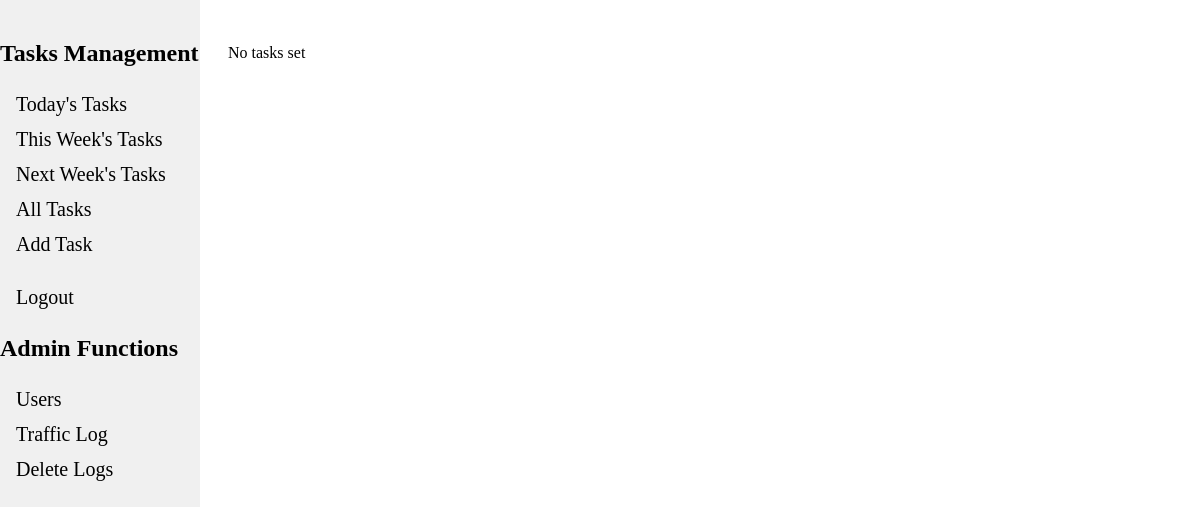
The app's page /list_tasks (signed in), older data.
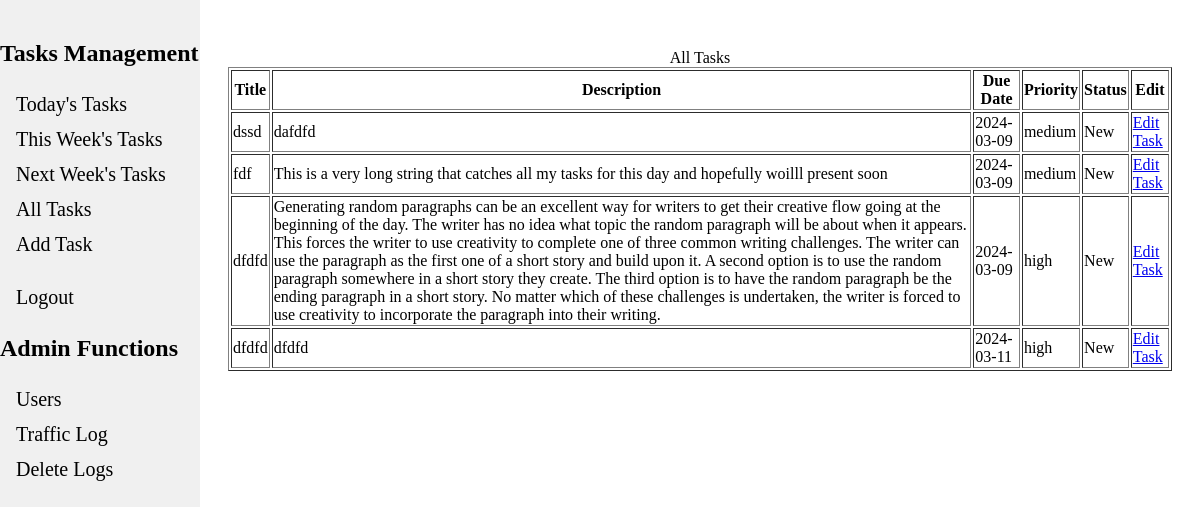
The same page, newer data.
### tables this page shows
CREATE TABLE tasks (
    id INTEGER PRIMARY KEY AUTOINCREMENT,
    user_id INTEGER KEY,
    title TEXT NOT NULL,
    description TEXT,
    due_date DATE,
    priority TEXT DEFAULT 'High',
    status TEXT DEFAULT 'New' /* Can be New, In Progress, Done, Abandoned */
);

### app.py (the view)
@app.route("/list_tasks", methods=["GET", "POST"]) #TODO:
@login_required
def list_tasks():
    form = view_task_form()
    user_id = str(session["user_id"])
    tasks = g.db.execute("""SELECT * FROM tasks WHERE user_id = ?;""", (user_id)).fetchall()
    if form.validate_on_submit():
        print('here')
    return render_template("view_task_form.html",tasks=tasks, form=form, caption='All Tasks')

### app.py (called while the page is built)
@app.before_request
def load_logged_in_user():
    g.user = session.get("user_id", None)
    session_email = session.get("email", None)
    g.is_admin = session.get('is_admin', None) # Could use to gate admin functions
    db = get_db()
    client_ip = request.remote_addr
    endpoint = request.endpoint
    time = datetime.now()
    g.db.execute("""INSERT INTO traffic_logs (time,ip_addr,user_email,endpoint) VALUES (?,?,?,?)""",
            (time,client_ip, session_email, endpoint))
    g.db.commit()

def login_required(view):
    @wraps(view)
    def wrapped_view(*args, **kwargs):
        if g.user is None:
            return redirect(url_for("login", next=request.url))
        return view(*args,**kwargs)
    return wrapped_view

### database.py (called while the page is built)
def get_db():
    if "db" not in g:
        g.db = sqlite3.connect(DATABASE, detect_types=sqlite3.PARSE_DECLTYPES)
        g.db.row_factory = sqlite3.Row
        return g.db

### templates/view_task_form.html (shortened to what this page needs)
{% extends "base.html" %}
{% block content %}
<form action="" method="POST" novalidate>
    {% if tasks %}
    <table border="1">
        <h1><caption>{{ caption }}</caption> </h1>
        <tr>
            <th>Title</th>
            <th>Description</th>
            <th>Due Date</th>
            <th>Priority</th>
            <th>Status</th>
            <th>Edit</th>
        </tr>
        {% for indivTask in tasks %}
        <tr>
            <td class="title">{{ indivTask['title'] }}  </td>
            <td>{{ indivTask['description'] }}</td>
            <td>{{ indivTask['due_date'] }}</td>
            <td>{{ indivTask['priority'] }}</td>
            <td>{{ indivTask['status'] }}</td>
            <td><a href="{{ url_for('edit_task', task_id=indivTask['id']) }}" class="btn btn-primary">Edit Task</a></td>
        </tr>
        {% endfor %}
    </table>
    {% else %}
    <p>No tasks set</p>
    {% endif %}
</form>
{% endblock %}

### templates/base.html (shortened to what this page needs)
<!DOCTYPE html>
<html>
<head>
    <link rel="stylesheet" href="../static/baseStyles.css">
</head>
<body>
<div class="navbar">
    {% if 'user_id' in session %}
    <h2>Tasks Management</h2>
    <a href="{{ url_for('todays_tasks') }}">Today's Tasks</a>
    <a href="{{ url_for('this_week_tasks') }}">This Week's Tasks</a>
    <a href="{{ url_for('next_week_tasks') }}">Next Week's Tasks</a>
    <a href="{{ url_for('list_tasks') }}">All Tasks</a>
    <a href="{{ url_for('add_task') }}">Add Task</a>
    <br>
    <a href="{{ url_for('logout') }}">Logout</a>
    {% else %}
        <a href="{{ url_for('login') }}">Login</a>
        <a href="{{ url_for('register') }}">Register</a>
    {% endif %}
    {% if 'is_admin' in session %}
        <h2>Admin Functions</h2>
        <a href="{{ url_for('list_users') }}">Users</a>
        <a href="{{ url_for('view_logs') }}">Traffic Log</a>
        <a href="{{ url_for('delete_all_logs')}}">Delete Logs</a>
    {% endif%}
</div>
<div style="margin-left: 200px; padding: 20px;">
    {% block content %}
    {% endblock %}
</div>
</body>
</html>

### static/baseStyles.css (style rules this page uses)
.navbar { height: 100%; width: 200px; position: fixed; top: 0; left: 0; background-color: #f0f0f0; overflow-x: hidden; padding-top: 20px; }
.navbar a { padding: 6px 8px 6px 16px; text-decoration: none; font-size: 20px; color: black; display: block; }

Row changes from the older to the newer data that the page shows:
added tasks: title "dssd", description "dafdfd", due_date "2024-03-09", priority "medium", status "New"
added tasks: title "fdf", description "This is a very long string that catches all my tasks for this day and hopefully woilll present soon", due_date "2024-03-09", priority "medium", status "New"
added tasks: title "dfdfd", description "Generating random paragraphs can be an excellent way for writers to get their creative flow going at the beginning of the day. The writer has no idea what topic the random paragraph will be about when it appears. This forces the writer to use creativity to complete one of three common writing challenges. The writer can use the paragraph as the first one of a short story and build upon it. A second option is to use the random paragraph somewhere in a short story they create. The third option is to have the random paragraph be the ending paragraph in a short story. No matter which of these challenges is undertaken, the writer is forced to use creativity to incorporate the paragraph into their…", due_date "2024-03-09", priority "high", status "New"
added tasks: title "dfdfd", description "dfdfd", due_date "2024-03-11", priority "high", status "New"
Text that changed along with them:
{{ caption }}: (not shown) → "All Tasks"
text no longer shown: "No tasks set"
text now shown: "Title Description Due Date Priority Status Edit"
